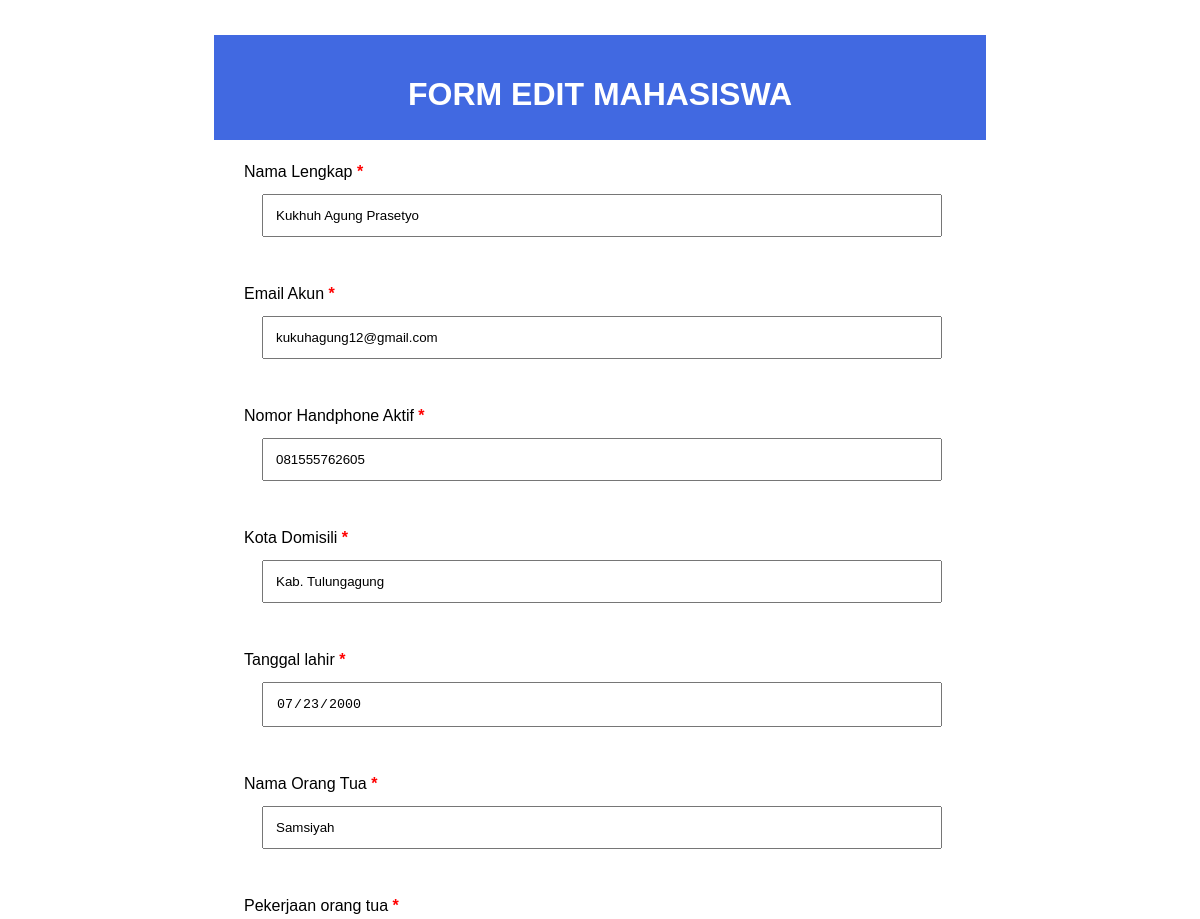
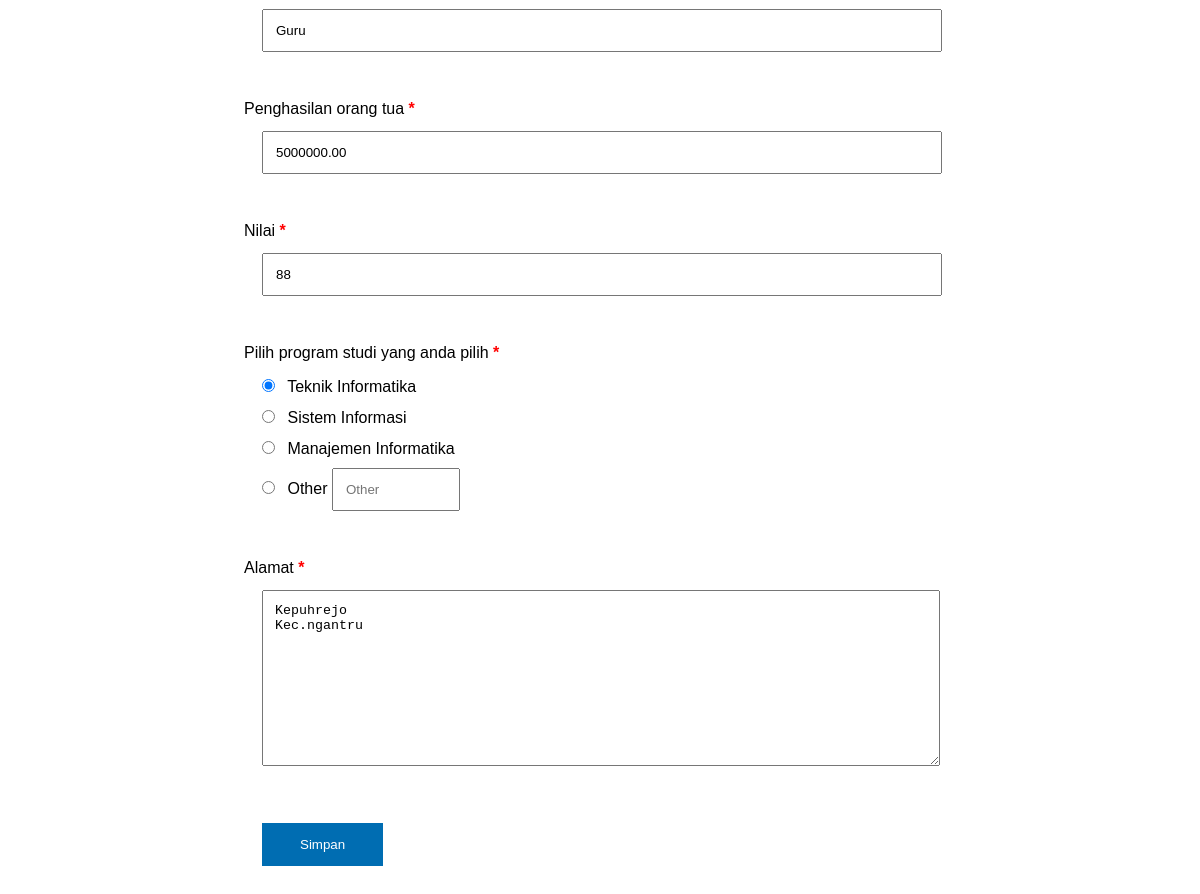
The page /edit.php (signed in) on the database its author committed (2 pictures, top to bottom).
### tables this page shows
CREATE TABLE `mahasiswa` (
  `id` int(11) NOT NULL,
  `nama` varchar(50) NOT NULL,
  `email` varchar(50) NOT NULL,
  `password` varchar(255) NOT NULL,
  `noWa` varchar(50) NOT NULL,
  `tempat_lahir` varchar(50) NOT NULL,
  `date` date NOT NULL,
  `nama_orang_tua` varchar(50) NOT NULL,
  `pekerjaan_orang_tua` varchar(50) NOT NULL,
  `penghasilan_orang_tua` decimal(10,2) DEFAULT NULL,
  `nilai` varchar(50) NOT NULL,
  `major` varchar(50) NOT NULL,
  `alamat` text NOT NULL
);

### database.php (called while the page is built, shortened)
<?php
class Database
{
    private $host = 'localhost';
    private $username = 'root';
    private $password = '';
    private $db = 'db_tugas_tambahan_keaktifan';
    private $conn;
    public function __construct()
    {
        $this->conn = mysqli_connect($this->host, $this->username, $this->password);
        mysqli_select_db($this->conn, $this->db);
    }
    function edit($id)
    {
        $stmt = $this->conn->prepare("SELECT * FROM mahasiswa WHERE id=?");
        $stmt->bind_param("i", $id);
        $stmt->execute();
        $result = $stmt->get_result();
        $data = [];
        while ($row = $result->fetch_assoc()) {
            $data[] = $row;
        }
        return $data;
    }
}

### edit.php (the view, shortened to what this page needs)
<?php
include 'database.php';
$db = new database();
if (isset($_SESSION['user']) && isset($_SESSION['id'])) {
    $id = $_SESSION['id'];
} else {
    header("location: login.php");
}
?>
<!DOCTYPE html>
<html lang="en">
<head>
    <link rel="stylesheet" href="css/style.css">
</head>
<body>
    <div class="container">
        <div class="header">
            <h1>FORM EDIT MAHASISWA</h1>
        </div>
        <div class="content">
            <form action="proses.php?aksi=update" method="POST">
                <?php
                foreach ($db->edit($id) as $data) {
                ?>
                    <div class="form-row">
                        <label for="nama">Nama Lengkap <span>*</span></label>
                        <input class="full-input" type="text" placeholder="Nama lengkap anda" name="nama" value="<?= $data['nama'] ?>" required>
                    </div>
                    <div class="form-row">
                        <label for="email">Email Akun <span>*</span></label>
                        <input class="full-input" type="email" placeholder="Alamat email anda" name="email" value="<?= $data['email'] ?>" required>
                    </div>
                    <div class="form-row">
                        <label for="noWa">Nomor Handphone Aktif <span>*</span></label>
                        <input class="full-input" type="text" placeholder="No telpon anda" name="noWa" value="<?= $data['noWa'] ?>" required>
                    </div>
                    <div class="form-row">
                        <label for="tempat_lahir">Kota Domisili <span>*</span></label>
                        <input class="full-input" type="text" placeholder="Kota tinggal sesuai KTP" name="tempat_lahir" value="<?= $data['tempat_lahir'] ?>" required>
                    </div>
                    <div class="form-row">
                        <label for="date">Tanggal lahir <span>*</span></label>
                        <input class="full-input" type="date" name="date" value="<?= $data['date'] ?>" readonly>
                    </div>
                    <div class="form-row">
                        <label for="nama_orang_tua">Nama Orang Tua <span>*</span></label>
                        <input class="full-input" type="text" placeholder="Nama orang tua" name="nama_orang_tua" value="<?= $data['nama_orang_tua'] ?>" required>
                    </div>
                    <div class="form-row">
                        <label for="pekerjaan_orang_tua">Pekerjaan orang tua <span>*</span></label>
                        <input class="full-input" type="text" placeholder="Pekerjaan orang tua" name="pekerjaan_orang_tua" value="<?= $data['pekerjaan_orang_tua'] ?>" required>
                    </div>
                    <div class="form-row">
                        <label for="penghasilan_orang_tua">Penghasilan orang tua <span>*</span></label>
                        <input class="full-input" type="text" placeholder="Penghasilan orang tua" name="penghasilan_orang_tua" id="penghasilan_orang_tua" value="<?= $data['penghasilan_orang_tua'] ?>" maxlength="8" required>
                    </div>
                    <div class="form-row">
                        <label for="nilai">Nilai <span>*</span></label>
                        <input class="full-input" type="text" placeholder="Nilai anda" name="nilai" maxlength="2" value="<?= $data['nilai'] ?>" required>
                    </div>
                    <div class="form-row">
                        <label for="major">Pilih program studi yang anda pilih <span>*</span></label>
                        <input type="radio" name="major" value="Teknik Informatika" <?php if ($data['major'] == "Teknik Informatika") echo "checked"; ?>> Teknik Informatika<br>
                        <input type="radio" name="major" value="Sistem Informasi" <?php if ($data['major'] == "Sistem Informasi") echo "checked"; ?>> Sistem Informasi<br>
                        <input type="radio" name="major" value="Manajemen Informatika" <?php if ($data['major'] == "Manajemen Informatika") echo "checked"; ?>> Manajemen Informatika<br>
                        <?php
                        if ($data['major'] !== "Teknik Informatika" && $data['major'] !== "Sistem Informasi" && $data['major'] !== "Manajemen Informatika") {
                        ?>
                            <input type="radio" name="major" value="Other" <?php if ($data['major'] == "Other") echo "checked"; ?>> Other
                            <input class="short-input" type="text" name="major" placeholder="Other" value="<?= $data['major'] ?>">
                        <?php
                        } else {
                        ?>
                            <input type="radio" name="major" value="Other" <?php if ($data['major'] == "Other") echo "checked"; ?>> Other
                            <input class="short-input" type="text" name="major" placeholder="Other">
                        <?php
                        }
                        ?>
                    </div>
                    <div class="form-row">
                        <label for="alamat">Alamat <span>*</span></label>
                        <textarea name="alamat" id="alamat" class="full-input" cols="30" rows="10" required><?= $data['alamat'] ?></textarea>
                    </div>
                <?php
                }
                ?>
                <div class="form-submit">
                    <button type="submit" name="submit">Simpan</button>
                </div>
            </form>
        </div>
    </div>
</body>
</html>

### css/style.css (style rules this page uses)
body { font-family: sans-serif; background-image: url("https://1.bp.blogspot.com/-Ci8G63L7bTY/XkPuvZ4LeAI/AAAAAAAAAak/H_bBZjZJ0X4ya_mV659EsDBMnQXLcxWDQCLcBGAsYHQ/s320/132407.jpg"); background-size: cover; }
div { margin-top: -15px; }
.container { width: 800px; margin: auto; margin-top: 50px; padding: 0 14px; box-sizing: border-box; }
.header { width: 100%; background-color: royalblue; text-align: center; padding: 20px 0; color: #fff; }
.content { background-color: #fff; padding: 25px 50px 50px 30px; line-height: 24px; }
.content span { color: red; font-weight: bold; }
label { display: block; padding: 10px 0; }
.form-row { padding-right: 40px; margin-bottom: 50px; }
.full-input { width: 100%; margin-left: 18px; padding: 12px; }
input[type="radio"] { margin-left: 18px; margin-right: 8px; margin-bottom: 14px; }
.short-input { width: 100px; margin: 0 18px 0 0; padding: 12px; }
.form-submit { margin-top: 50px; margin-left: 18px; }
.form-submit button { padding: 14px 38px; background-color: #006db2; color: #fff; border: none; cursor: pointer; }

### rows shown on the page
mahasiswa: nama "Kukhuh Agung Prasetyo", email "kukuhagung12@gmail.com", noWa "081555762605", tempat_lahir "Kab. Tulungagung", date "07/23/2000", nama_orang_tua "Samsiyah", pekerjaan_orang_tua "Guru", penghasilan_orang_tua "5000000.00", nilai "88", major "☑", alamat "Kepuhrejo Kec.ngantru"
